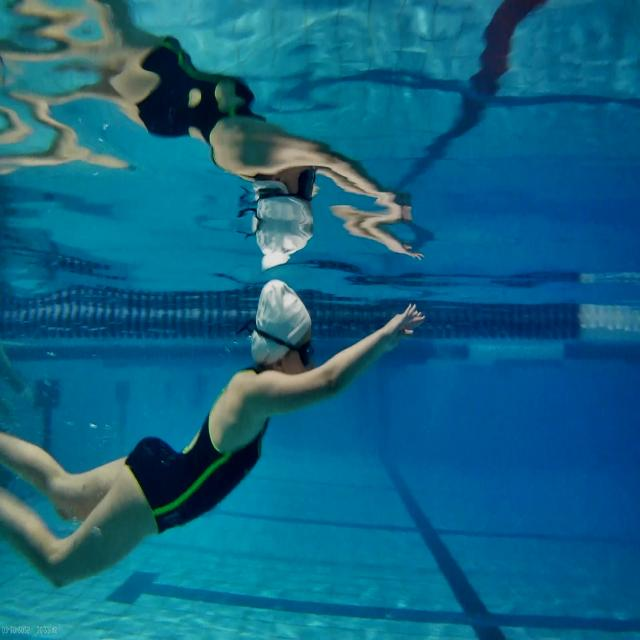
#> input picture data/swim_test_data/frame_08192_jpg.rf.7c61440b415ea13d7aecc5c8bed3297c.jpg, 640 x 640 px, found by its file name; its folder holds only this picture in this run
$ python Image_edit.py
#> lines starting #> are read from the running program, lines starting #| are printed output that depends on the picture
import cv2
import os

# === Configuration ===
folder_path = "datasets/swim_test_data"  # Replace with your path
image_extensions = ('.jpg', '.jpeg', '.png')
rotation_CW = cv2.ROTATE_90_CLOCKWISE                    # Rotation mode
rotation_CCW = cv2.ROTATE_90_COUNTERCLOCKWISE
# === Function ===
def rotate_images_in_folder(folder_path, extensions, rotation,suffix):
    """
    Rotates all images in the folder by a given angle and saves them with a suffix.

    Args:
        folder_path (str): Path to the image directory.
        extensions (tuple): Valid image file extensions.
        rotation: cv2 rotation constant (e.g., ROTATE_90_CLOCKWISE).
        suffix (str): Suffix to append to new filenames.
    """
#> called with folder_path = 'datasets/swim_test_data', extensions = ('.jpg', '.jpeg', '.png'), rotation = 0, suffix = '_CW'
    for filename in os.listdir(folder_path):
        if filename.lower().endswith(extensions):
            image_path = os.path.join(folder_path, filename)
            image = cv2.imread(image_path)
#> image is the input picture: shape (640, 640, 3); mean B, G, R 131.7, 99.8, 17.1

            if image is None:
                print(f"⚠️ Could not load image: {filename}")
                continue

            rotated = cv2.rotate(image, rotation)
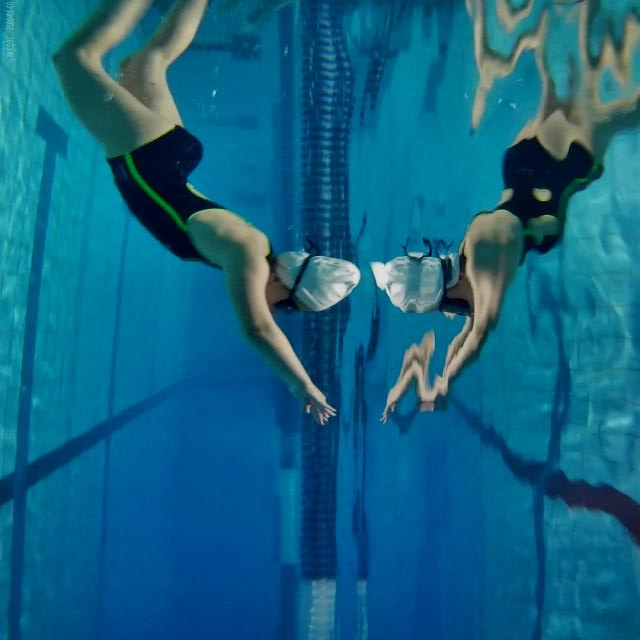
#> rotated: shape (640, 640, 3); mean B, G, R 131.7, 99.8, 17.1

            name, ext = os.path.splitext(filename)
            new_filename = f"{name}{suffix}{ext}"
            new_path = os.path.join(folder_path, new_filename)

            cv2.imwrite(new_path, rotated)
            print(f"✅ Saved rotated image: {new_filename}")

# === Execute ===
rotate_images_in_folder(folder_path, image_extensions, rotation_CW,"_CW")
rotate_images_in_folder(folder_path, image_extensions, rotation_CCW,"_CCW")
#> call 2 of rotate_images_in_folder, with folder_path = 'datasets/swim_test_data', extensions = ('.jpg', '.jpeg', '.png'), rotation = 2, suffix = '_CCW'
#> in rotate_images_in_folder (call 2), `rotated = cv2.rotate(image, rotation)`:
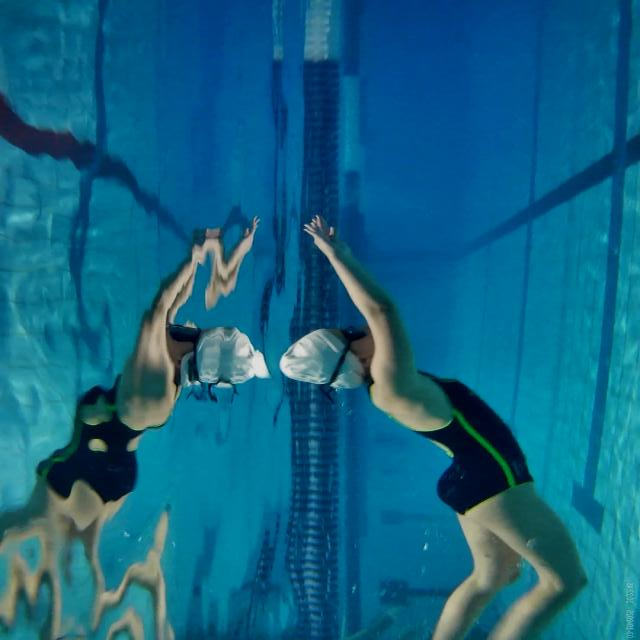
#> rotated: shape (640, 640, 3); mean B, G, R 131.7, 99.8, 17.1

$ run again, on data/swim_test_data/frame_08236_jpg.rf.8586b69cc87310e79158f45dbb303a89.jpg
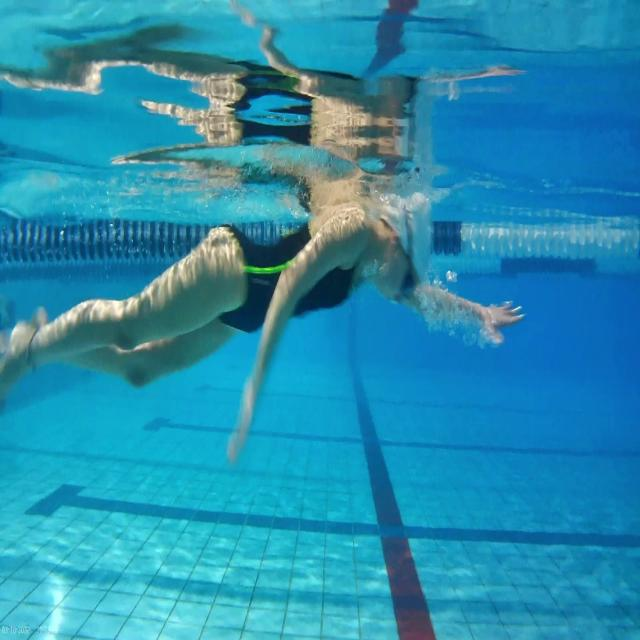
#> input picture data/swim_test_data/frame_08236_jpg.rf.8586b69cc87310e79158f45dbb303a89.jpg, 640 x 640 px, found by its file name
#> in rotate_images_in_folder, image is the input picture: shape (640, 640, 3); mean B, G, R 174.3, 142, 38.4
#> in rotate_images_in_folder, `rotated = cv2.rotate(image, rotation)`:
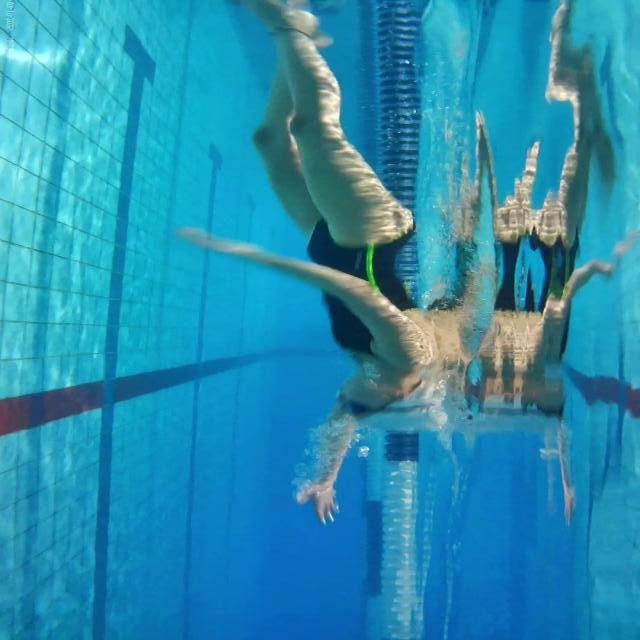
#> rotated: shape (640, 640, 3); mean B, G, R 174.3, 142, 38.4
#> in rotate_images_in_folder (call 2), `rotated = cv2.rotate(image, rotation)`:
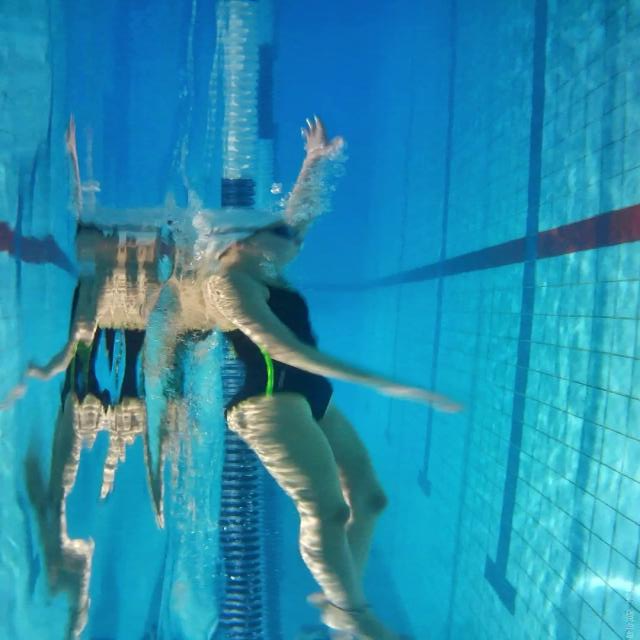
#> rotated: shape (640, 640, 3); mean B, G, R 174.3, 142, 38.4

$ run again, on data/swim_test_data/frame_08236_jpg.rf.8586b69cc87310e79158f45dbb303a89_CCW.jpg
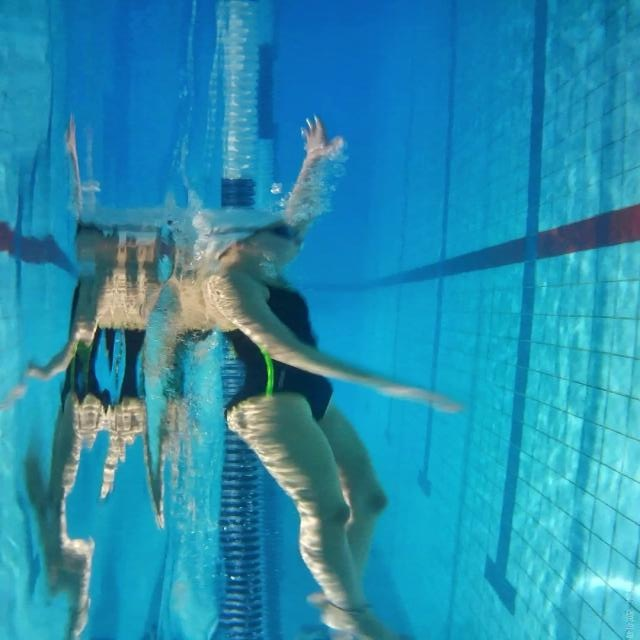
#> input picture data/swim_test_data/frame_08236_jpg.rf.8586b69cc87310e79158f45dbb303a89_CCW.jpg, 640 x 640 px, found by its file name
#> in rotate_images_in_folder, image is the input picture: shape (640, 640, 3); mean B, G, R 174.4, 142, 38.4
#> in rotate_images_in_folder, `rotated = cv2.rotate(image, rotation)`:
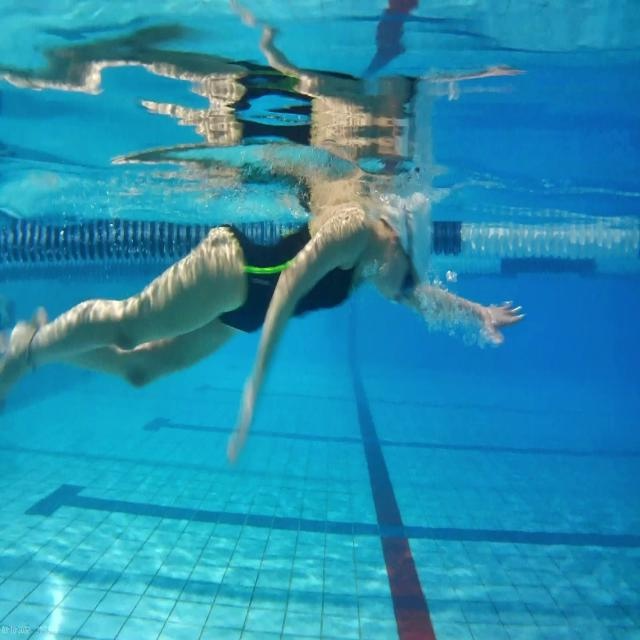
#> rotated: shape (640, 640, 3); mean B, G, R 174.4, 142, 38.4
#> in rotate_images_in_folder (call 2), `rotated = cv2.rotate(image, rotation)`:
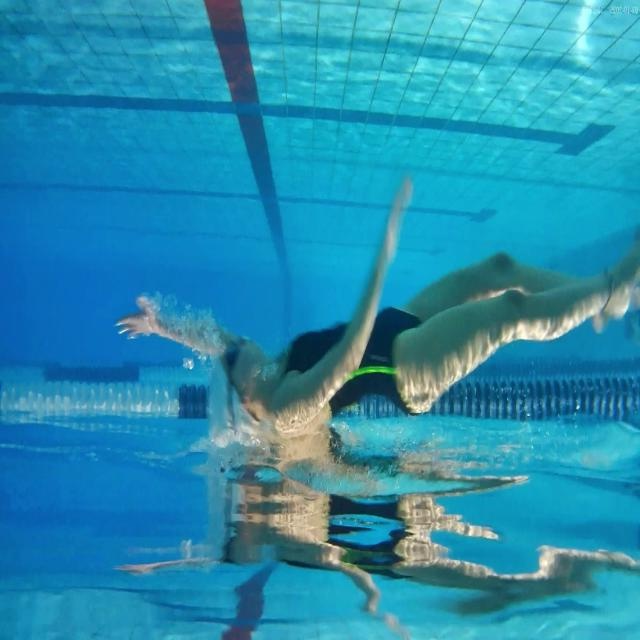
#> rotated: shape (640, 640, 3); mean B, G, R 174.4, 142, 38.4

$ run again, on data/swim_test_data/frame_08236_jpg.rf.8586b69cc87310e79158f45dbb303a89_CW.jpg
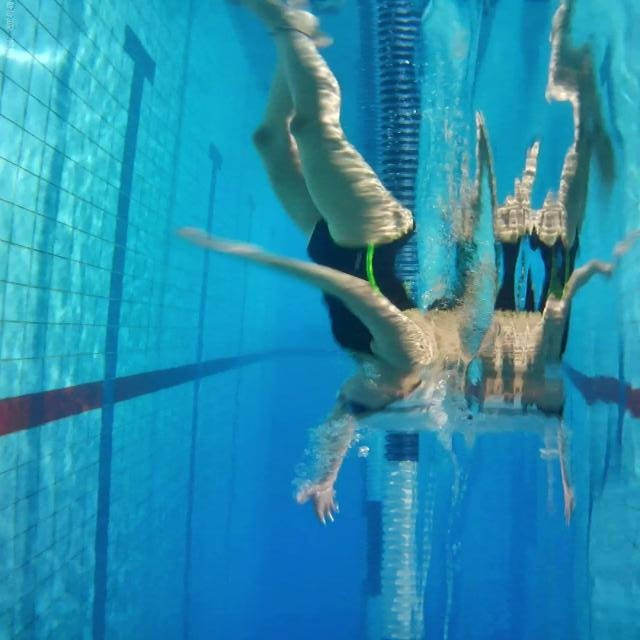
#> input picture data/swim_test_data/frame_08236_jpg.rf.8586b69cc87310e79158f45dbb303a89_CW.jpg, 640 x 640 px, found by its file name
#> in rotate_images_in_folder, image is the input picture: shape (640, 640, 3); mean B, G, R 174.4, 142, 38.4
#> in rotate_images_in_folder, `rotated = cv2.rotate(image, rotation)`:
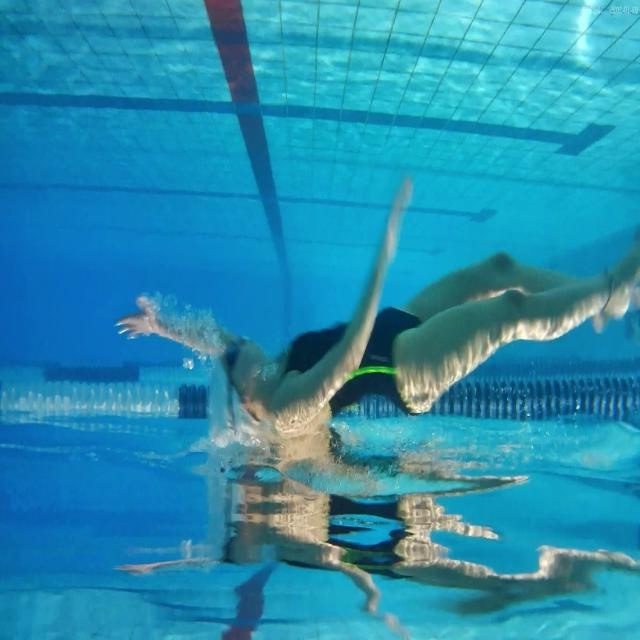
#> rotated: shape (640, 640, 3); mean B, G, R 174.4, 142, 38.4
#> in rotate_images_in_folder (call 2), `rotated = cv2.rotate(image, rotation)`:
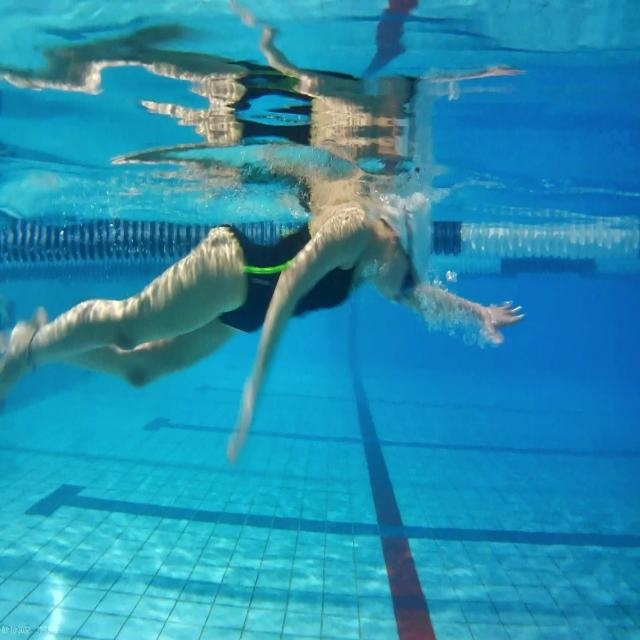
#> rotated: shape (640, 640, 3); mean B, G, R 174.4, 142, 38.4

$ run again, on data/swim_test_data/frame_08192_jpg.rf.7c61440b415ea13d7aecc5c8bed3297c_CCW.jpg
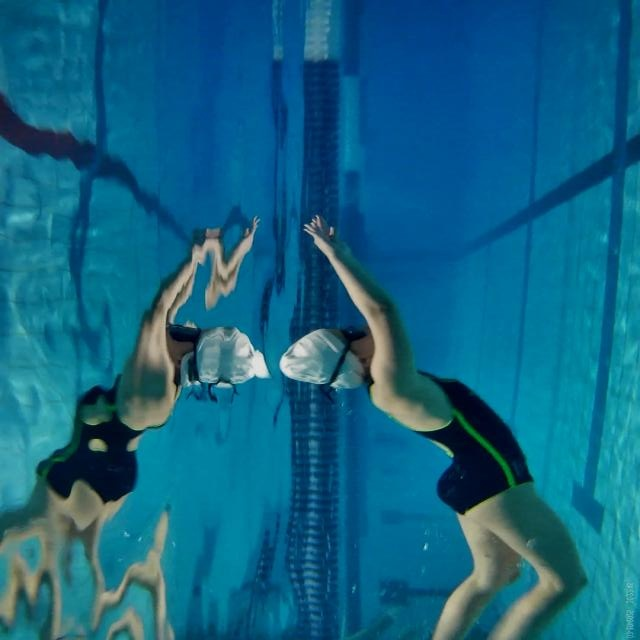
#> input picture data/swim_test_data/frame_08192_jpg.rf.7c61440b415ea13d7aecc5c8bed3297c_CCW.jpg, 640 x 640 px, found by its file name
#> in rotate_images_in_folder, image is the input picture: shape (640, 640, 3); mean B, G, R 131.7, 99.8, 17.3
#> in rotate_images_in_folder (call 2), `rotated = cv2.rotate(image, rotation)`:
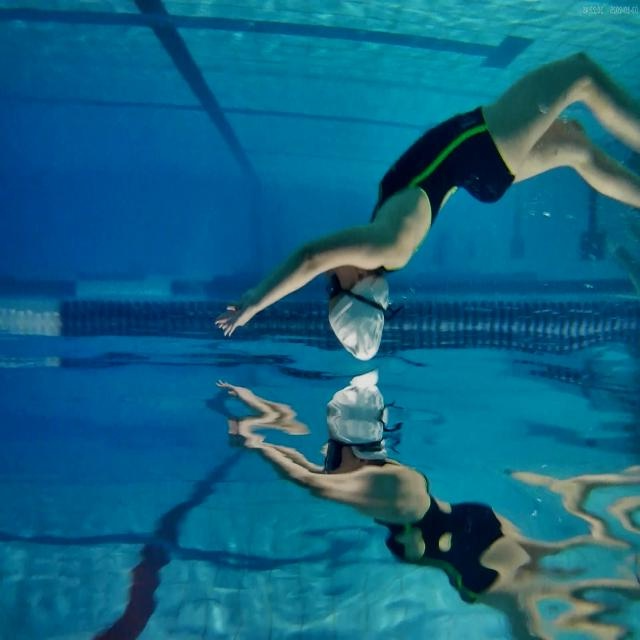
#> rotated: shape (640, 640, 3); mean B, G, R 131.7, 99.8, 17.3
